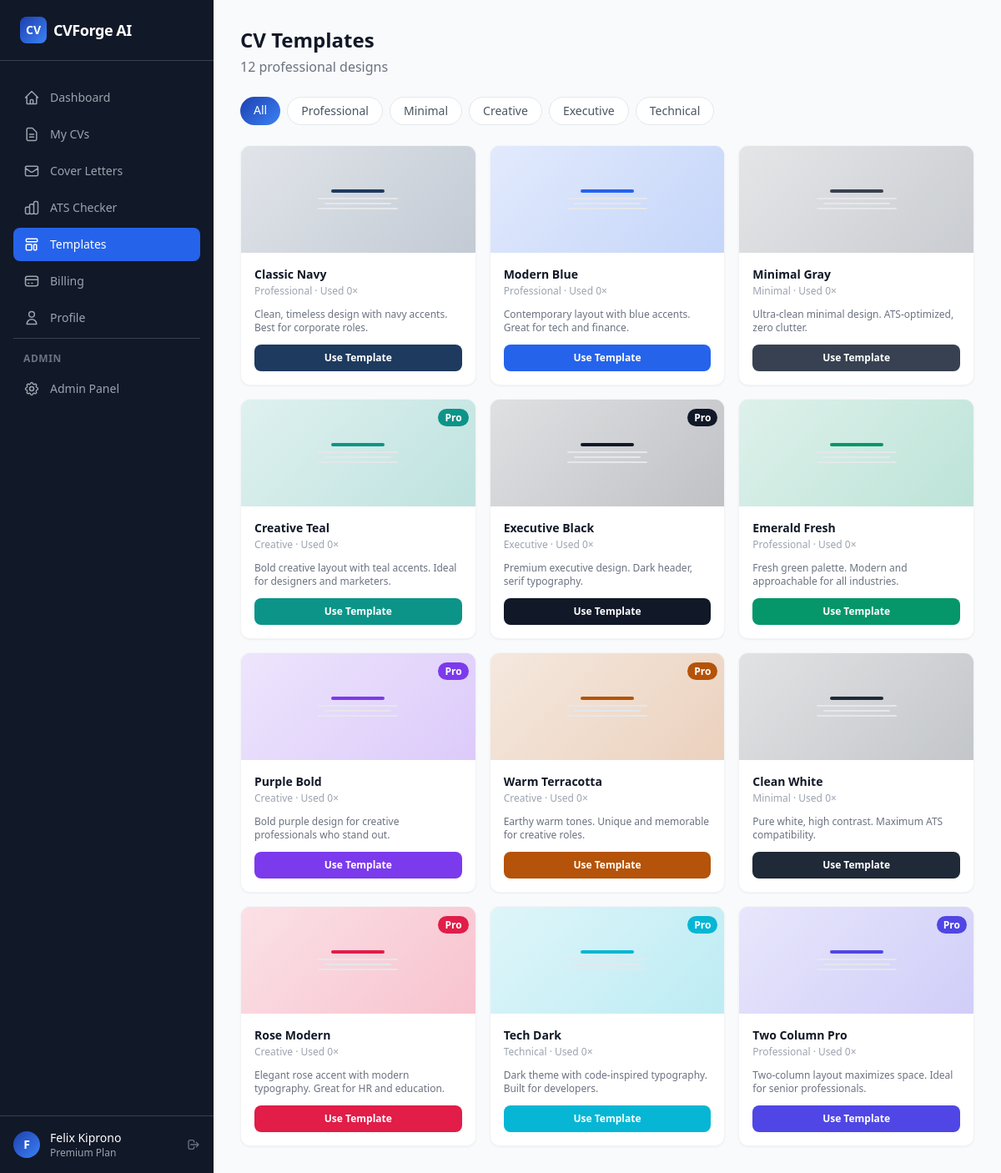
The page /templates/ (signed in) on the database its author committed.
### app/models.py (models this page shows, shortened)
class User(db.Model, UserMixin):
    __tablename__ = "users"
    id = db.Column(db.Integer, primary_key=True)
    email = db.Column(db.String(255), unique=True, nullable=False, index=True)
    username = db.Column(db.String(80), unique=True, nullable=True, index=True)
    password_hash = db.Column(db.String(255), nullable=True)
    first_name = db.Column(db.String(80), nullable=True)
    last_name = db.Column(db.String(80), nullable=True)
    avatar_url = db.Column(db.String(500), nullable=True)
    google_id = db.Column(db.String(255), unique=True, nullable=True, index=True)
    oauth_provider = db.Column(db.String(50), nullable=True)
    is_active = db.Column(db.Boolean, default=True, nullable=False)
    is_admin = db.Column(db.Boolean, default=False, nullable=False)
    is_verified = db.Column(db.Boolean, default=False, nullable=False)
    verification_token = db.Column(db.String(255), nullable=True)
    reset_token = db.Column(db.String(255), nullable=True)
    reset_token_expires = db.Column(db.DateTime(timezone=True), nullable=True)
    plan = db.Column(db.String(20), default="free", nullable=False)
    plan_expires_at = db.Column(db.DateTime(timezone=True), nullable=True)
    created_at = db.Column(db.DateTime(timezone=True), default=utcnow, nullable=False)
    updated_at = db.Column(db.DateTime(timezone=True), default=utcnow, onupdate=utcnow, nullable=False)
    last_login_at = db.Column(db.DateTime(timezone=True), nullable=True)
    profile = db.relationship("Profile", backref="user", uselist=False, lazy="joined", cascade="all, delete-orphan")
    resumes = db.relationship("Resume", backref="user", lazy="dynamic", cascade="all, delete-orphan")
    cover_letters = db.relationship("CoverLetter", backref="user", lazy="dynamic", cascade="all, delete-orphan")
    subscriptions = db.relationship("Subscription", backref="user", lazy="dynamic", cascade="all, delete-orphan")
    payments = db.relationship("Payment", backref="user", lazy="dynamic", cascade="all, delete-orphan")
    ai_usages = db.relationship("AIUsage", backref="user", lazy="dynamic", cascade="all, delete-orphan")
    activity_logs = db.relationship("ActivityLog", backref="user", lazy="dynamic", cascade="all, delete-orphan")
    notifications = db.relationship("Notification", backref="user", lazy="dynamic", cascade="all, delete-orphan")
    @property
    def is_premium(self) -> bool:
        if self.plan in ("pro", "premium") and self.plan_expires_at:
            return _make_aware(self.plan_expires_at) > datetime.now(timezone.utc)
        return False
    @property
    def full_name(self) -> str:
        parts = filter(None, [self.first_name, self.last_name])
        return " ".join(parts) or self.email.split("@")[0]

class Template(db.Model):
    __tablename__ = "templates"
    id = db.Column(db.Integer, primary_key=True)
    name = db.Column(db.String(100), nullable=False)
    slug = db.Column(db.String(100), unique=True, nullable=False)
    description = db.Column(db.Text, nullable=True)
    category = db.Column(db.String(50), nullable=False)
    thumbnail_url = db.Column(db.String(500), nullable=True)
    preview_url = db.Column(db.String(500), nullable=True)
    is_premium = db.Column(db.Boolean, default=False)
    is_active = db.Column(db.Boolean, default=True)
    sort_order = db.Column(db.Integer, default=0)
    use_count = db.Column(db.Integer, default=0)
    accent_color = db.Column(db.String(7), default="#2563eb")
    font_style = db.Column(db.String(30), default="modern")
    config = db.Column(db.JSON, nullable=True)
    created_at = db.Column(db.DateTime(timezone=True), default=utcnow)
    updated_at = db.Column(db.DateTime(timezone=True), default=utcnow, onupdate=utcnow)
    resumes = db.relationship("Resume", backref="template", lazy="dynamic")

### app/routes/templates_gallery.py (the view)
@templates_gallery_bp.route("/")
def index():
    category = request.args.get("category", "all")
    q = Template.query.filter_by(is_active=True)
    if category != "all":
        q = q.filter_by(category=category)
    templates = q.order_by(Template.sort_order).all()
    categories = db.session.query(Template.category).distinct().all()
    categories = [c[0] for c in categories]
    return render_template("templates_gallery/index.html",
                           templates=templates,
                           categories=categories,
                           active_category=category)

### app/__init__.py (called while the page is built)
@login_manager.user_loader
def load_user(user_id):
    return db.session.get(User, int(user_id))

### app/models.py (called while the page is built)
def _make_aware(dt):
    if dt is None:
        return None
    if dt.tzinfo is None:
        return dt.replace(tzinfo=timezone.utc)
    return dt

### app/templates/templates_gallery/index.html (shortened to what this page needs)
{% extends "base_dashboard.html" %}
{% block page_title %}CV Templates{% endblock %}
{% block page_subtitle %}{{ templates|length }} professional designs{% endblock %}
{% block content %}
<div class="flex flex-wrap gap-2 mb-6">
  <a href="{{ url_for('templates_gallery.index') }}"
     class="px-4 py-1.5 rounded-full text-sm font-medium transition
     {% if active_category == 'all' %}gradient-brand text-white{% else %}bg-white border border-gray-200 text-gray-600 hover:bg-gray-50{% endif %}">
    All
  </a>
  {% for cat in categories %}
  <a href="{{ url_for('templates_gallery.index', category=cat) }}"
     class="px-4 py-1.5 rounded-full text-sm font-medium capitalize transition
     {% if active_category == cat %}gradient-brand text-white{% else %}bg-white border border-gray-200 text-gray-600 hover:bg-gray-50{% endif %}">
    {{ cat }}
  </a>
  {% endfor %}
</div>
<div class="grid sm:grid-cols-2 lg:grid-cols-3 xl:grid-cols-4 gap-4">
  {% for t in templates %}
  <div class="bg-white rounded-xl border border-gray-100 shadow-sm overflow-hidden card-hover group">
    <div class="h-32 relative flex flex-col items-center justify-center"
         style="background: linear-gradient(135deg, {{ t.accent_color }}22 0%, {{ t.accent_color }}44 100%)">
      <div class="w-16 h-1 rounded mb-1.5" style="background-color:{{ t.accent_color }}"></div>
      <div class="w-24 h-0.5 bg-gray-200 rounded mb-1"></div>
      <div class="w-20 h-0.5 bg-gray-200 rounded mb-1"></div>
      <div class="w-24 h-0.5 bg-gray-200 rounded"></div>
      {% if t.is_premium %}
      <div class="absolute top-2 right-2">
        <span class="text-xs font-bold px-2 py-0.5 rounded-full"
              style="background-color:{{ t.accent_color }}; color:white">Pro</span>
      </div>
      {% endif %}
    </div>
    <div class="p-4">
      <p class="font-semibold text-gray-900 text-sm">{{ t.name }}</p>
      <p class="text-xs text-gray-400 capitalize mt-0.5 mb-3">{{ t.category }} · used {{ t.use_count }}×</p>
      {% if t.description %}
      <p class="text-xs text-gray-500 mb-3 line-clamp-2">{{ t.description }}</p>
      {% endif %}
      {% if t.is_premium and not current_user.is_premium %}
      <a href="{{ url_for('billing.plans') }}"
         class="block w-full text-center text-xs py-2 rounded-lg font-semibold"
         style="background-color:{{ t.accent_color }}22; color:{{ t.accent_color }}">
        ⚡ Upgrade to Use
      </a>
      {% else %}
      <a href="{{ url_for('cv.new_cv') }}?template_id={{ t.id }}"
         class="block w-full text-center text-xs py-2 rounded-lg text-white font-semibold hover:opacity-90 transition"
         style="background-color:{{ t.accent_color }}">
        Use Template
      </a>
      {% endif %}
    </div>
  </div>
  {% else %}
  <div class="col-span-full text-center py-12 text-gray-400">No templates in this category.</div>
  {% endfor %}
</div>
{% endblock %}

### app/templates/base_dashboard.html (shortened to what this page needs)
{% extends "base.html" %}
{% block body %}
<div class="min-h-screen flex" x-data="{sidebarOpen: false}">
  <aside class="hidden lg:flex lg:flex-col lg:w-64 lg:fixed lg:inset-y-0 bg-gray-900 text-white">
    <div class="flex items-center gap-2 px-6 py-5 border-b border-gray-700">
      <div class="w-8 h-8 rounded-lg gradient-brand flex items-center justify-center text-white font-bold text-sm">CV</div>
      <span class="font-bold text-lg tracking-tight">CVForge AI</span>
    </div>
    <nav class="flex-1 px-4 py-6 space-y-1 overflow-y-auto">
      {% for endpoint, icon_path, label in nav %}
      <a href="{{ url_for(endpoint) }}"
         class="flex items-center gap-3 px-3 py-2.5 rounded-lg text-sm font-medium transition-colors
         {% if request.endpoint == endpoint %}bg-blue-600 text-white{% else %}text-gray-400 hover:bg-gray-800 hover:text-white{% endif %}">
        <svg class="w-5 h-5 flex-shrink-0" fill="none" viewBox="0 0 24 24" stroke="currentColor" stroke-width="1.8">
          <path stroke-linecap="round" stroke-linejoin="round" d="{{ icon_path }}"/>
        </svg>
        {{ label }}
      </a>
      {% endfor %}
      {% if current_user.is_admin %}
      <div class="pt-4 mt-4 border-t border-gray-700">
        <p class="px-3 text-xs font-semibold text-gray-500 uppercase tracking-wider mb-2">Admin</p>
        <a href="{{ url_for('admin.index') }}"
           class="flex items-center gap-3 px-3 py-2.5 rounded-lg text-sm font-medium text-gray-400 hover:bg-gray-800 hover:text-white transition-colors">
          Admin Panel
        </a>
      </div>
      {% endif %}
    </nav>
    <div class="px-4 py-4 border-t border-gray-700">
      <div class="flex items-center gap-3">
        <div class="w-8 h-8 rounded-full gradient-brand flex items-center justify-center text-white text-sm font-bold flex-shrink-0">
          {{ current_user.first_name[0]|upper if current_user.first_name else current_user.email[0]|upper }}
        </div>
        <div class="flex-1 min-w-0">
          <p class="text-sm font-medium text-white truncate">{{ current_user.full_name }}</p>
          <p class="text-xs text-gray-400 capitalize">{{ current_user.plan }} plan</p>
        </div>
        <a href="{{ url_for('auth.logout') }}" title="Logout"
           class="text-gray-500 hover:text-white transition-colors">
          <svg class="w-4 h-4" fill="none" viewBox="0 0 24 24" stroke="currentColor">
            <path stroke-linecap="round" stroke-linejoin="round" stroke-width="2"
                  d="M17 16l4-4m0 0l-4-4m4 4H7m6 4v1a3 3 0 01-3 3H6a3 3 0 01-3-3V7a3 3 0 013-3h4a3 3 0 013 3v1"/>
          </svg>
        </a>
      </div>
    </div>
  </aside>
  <div class="flex-1 lg:ml-64 flex flex-col min-h-screen">
    <main class="flex-1 p-4 lg:p-8">
      {% if self.page_title() %}
      <div class="mb-6 flex items-center justify-between gap-4">
        <div>
          <h1 class="text-2xl font-bold text-gray-900">{% block page_title %}{% endblock %}</h1>
          {% if self.page_subtitle() %}
          <p class="text-gray-500 mt-1">{% block page_subtitle %}{% endblock %}</p>
          {% endif %}
        </div>
      </div>
      {% endif %}
      {% block content %}{% endblock %}
    </main>
  </div>
</div>
{% endblock %}

### app/templates/base.html (style rules this page uses)
.gradient-brand { background:linear-gradient(135deg,#1e40af 0%,#3b82f6 100%) }
.card-hover { transition:all .2s ease;border:1px solid #e5e7eb }

### rows shown on the page
User: first_name "F", full_name "Felix Kiprono", plan "Premium"
Template: name "Classic Navy", category "Professional", use_count "0", description "Clean, timeless design with navy accents. Best for corporate roles."
Template: name "Modern Blue", category "Professional", use_count "0", description "Contemporary layout with blue accents. Great for tech and finance."
Template: name "Minimal Gray", category "Minimal", use_count "0", description "Ultra-clean minimal design. ATS-optimized, zero clutter."
Template: name "Creative Teal", category "Creative", use_count "0", description "Bold creative layout with teal accents. Ideal for designers and marketers."
Template: name "Executive Black", category "Executive", use_count "0", description "Premium executive design. Dark header, serif typography."
Template: name "Emerald Fresh", category "Professional", use_count "0", description "Fresh green palette. Modern and approachable for all industries."
Template: name "Purple Bold", category "Creative", use_count "0", description "Bold purple design for creative professionals who stand out."
Template: name "Warm Terracotta", category "Creative", use_count "0", description "Earthy warm tones. Unique and memorable for creative roles."
Template: name "Clean White", category "Minimal", use_count "0", description "Pure white, high contrast. Maximum ATS compatibility."
Template: name "Rose Modern", category "Creative", use_count "0", description "Elegant rose accent with modern typography. Great for HR and education."
Template: name "Tech Dark", category "Technical", use_count "0", description "Dark theme with code-inspired typography. Built for developers."
Template: name "Two Column Pro", category "Professional", use_count "0", description "Two-column layout maximizes space. Ideal for senior professionals."

### other values the page prints
{{ label }} "Dashboard" "My CVs" "Cover Letters" "ATS Checker" "Templates" "Billing" "Profile"
{{ templates|length }} "12"
{{ cat }} "Professional" "Minimal" "Creative" "Executive" "Technical"
